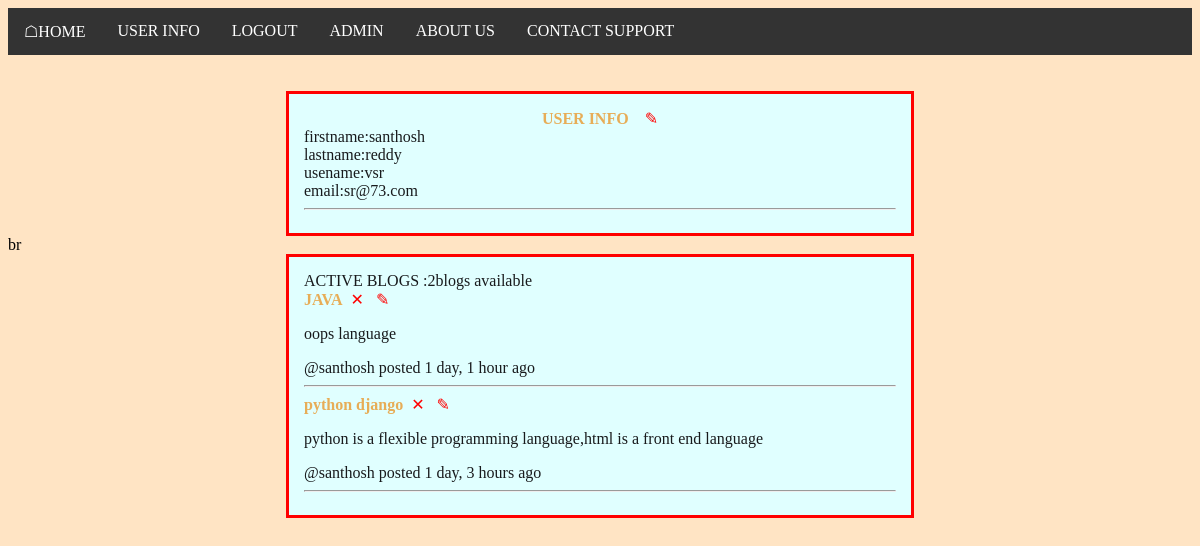
Screenshot of /profile/1 (signed in) with the database file from the repository.
### app/models.py (models this page shows)
class Blogs(models.Model):
    blogger=models.ForeignKey(User,on_delete=models.CASCADE)
    topic=models.CharField(max_length=200,null=True)
    description= models.TextField(null=True,blank=True)
    created = models.DateTimeField(auto_now_add=True)
    updated = models.DateTimeField(auto_now=True)
    class Meta:
        ordering= ['created']

### app/views.py (the view)
# urls.py: path('profile/<str:pk>',views.userprofile,name='profile'),
@login_required(login_url='login')
def userprofile(request,pk):
    user=User.objects.get(id=pk)
    blogs=Blogs.objects.filter(blogger=user).order_by('created').reverse()
    return render(request,'app/profile.html',{'user':user,'blogs':blogs})

### templates/app/profile.html
{%extends 'main.html' %}
{% block content %}
<br><br>
<div class="center">
    <div align="center">
          <strong>USER INFO</strong> &nbsp;
    &nbsp;<a href="{% url 'editprofile' user.id %}">&#9998;</a><br></div>
       firstname:{{user.first_name}}<br>
       lastname:{{user.last_name}}<br>
       usename:{{user.username}}<br>
       email:{{user.email}}<br>
       <hr>
</div>
br
<div class="center">
       ACTIVE BLOGS
        :<fonr font-family="italic">{{blogs.count}}blogs available</fonr font-family="italic">
       <br>
        {% for blog in blogs%}
          <strong>{{blog.topic}}</strong>&nbsp;
            <a href="{% url 'deleteblog' blog.id %}">&#10005;</a> &nbsp;
            <a href="{%url 'editblog' blog.id %}">&#9998;</a>
          <p>{{blog.description}}</p>
          @<span>{{blog.blogger.first_name}}</span>
            posted {{blog.created|timesince}} ago
         <hr>
        {% endfor %}
</div>
{% endblock %}

### templates/main.html (style rules this page uses)
.center { color:rgb(24, 26, 28); margin: auto; width: 50%; border: 3px solid red; padding: 15px; align-items: "center"; background-color: lightcyan; }
strong { color:rgb(231, 173, 87); }
a { color: red; text-decoration: none; text-transform: uppercase; }
body { background-color: bisque; }

### rows the page displays
Blogs: topic "JAVA", description "oops language", blogger.first_name "santhosh", created "1 day, 1 hour"
Blogs: topic "python django", description "python is a flexible programming language,html is a front end language", blogger.first_name "santhosh", created "1 day, 3 hours"

### other values shown
{{ user.first_name }} "santhosh"
{{ user.last_name }} "reddy"
{{ user.username }} "vsr"
{{ user.email }} "sr@73.com"
{{ blogs.count }} "2"
